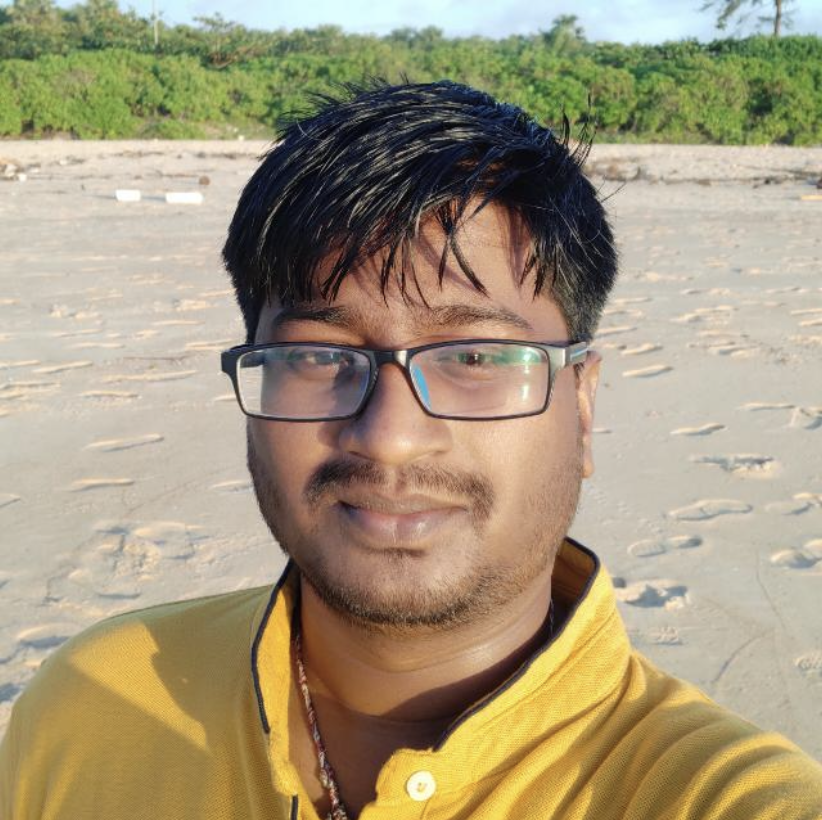
#> input picture src/app/calculate/YammanappaSir.png, 822 x 820 px
$ python create_mask.py
#> lines starting #> are read from the running program, lines starting #| are printed output that depends on the picture; after the words box and inside, x2 and y2 are one past the last pixel; in counts of white or black regions, pixels touching at a corner belong together
#!/usr/bin/env python3
"""
Generate a grayscale weight mask for face matching.
Bright areas (white) = important to match, Dark areas = less important
"""

import cv2
import numpy as np
import os

def create_face_mask(image_path, output_path, target_size=256):
    """
    Create a weight mask highlighting the face region.

    Args:
        image_path: Path to the source image
        output_path: Path to save the weight mask
        target_size: Output size (square)
    """
#> called with image_path = 'src/app/calculate/YammanappaSir.png', output_path = 'src/app/calculate/weights256.png', target_size = 256
    print(f"Loading image: {image_path}")

    # Load the image
    img = cv2.imread(image_path)
#> img is the input picture: shape (820, 822, 3); mean B, G, R 123, 150.8, 163.6
    if img is None:
        raise ValueError(f"Could not load image from {image_path}")

    print(f"Original image size: {img.shape[:2]}")
#| Original image size: (820, 822)

    # Convert to grayscale for face detection
    gray = cv2.cvtColor(img, cv2.COLOR_BGR2GRAY)
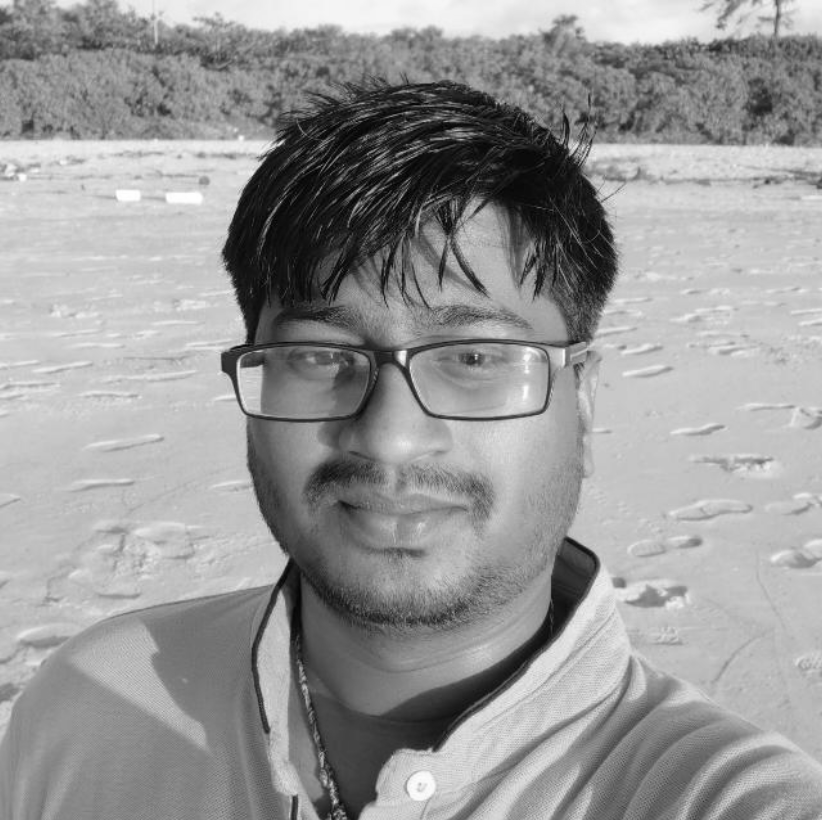
#> gray: shape (820, 822); min 1, max 255, mean 151.4

    # Create base mask (start with black background)
    mask = np.zeros((img.shape[0], img.shape[1]), dtype=np.float32)

    # Try to detect face
    print("Detecting face...")
    face_cascade = cv2.CascadeClassifier(cv2.data.haarcascades + 'haarcascade_frontalface_default.xml')
    faces = face_cascade.detectMultiScale(gray, scaleFactor=1.1, minNeighbors=5, minSize=(30, 30))
#> faces = [[192, 204, 401, 401]]

    if len(faces) > 0:
        print(f"Found {len(faces)} face(s)!")
#| Found 1 face(s)!
        # Use the largest face
        face = max(faces, key=lambda f: f[2] * f[3])
#> face = [192, 204, 401, 401]
        x, y, w, h = face
#> x = 192; y = 204; w = 401; h = 401

        print(f"Face location: x={x}, y={y}, width={w}, height={h}")
#| Face location: x=192, y=204, width=401, height=401

        # Calculate center of face
        center_x = x + w // 2
#> center_x = 392
        center_y = y + h // 2
#> center_y = 404

        print("Creating simple gradient mask...")

        # Create coordinate grids
        y_coords, x_coords = np.ogrid[:img.shape[0], :img.shape[1]]
#> y_coords = 820 values from 0 to 819

        # 1. Face zone (max brightness 255) - bigger to capture full face
        face_radius_x = int(w * 0.70)  # Increased from 0.55
#> face_radius_x = 280
        face_radius_y = int(h * 0.80)  # Increased from 0.65
#> face_radius_y = 320
        face_dist = np.sqrt(((x_coords - center_x) / face_radius_x) ** 2 +
                           ((y_coords - center_y) / face_radius_y) ** 2)
        face_zone = 255 * np.exp(-2.0 * face_dist ** 2)
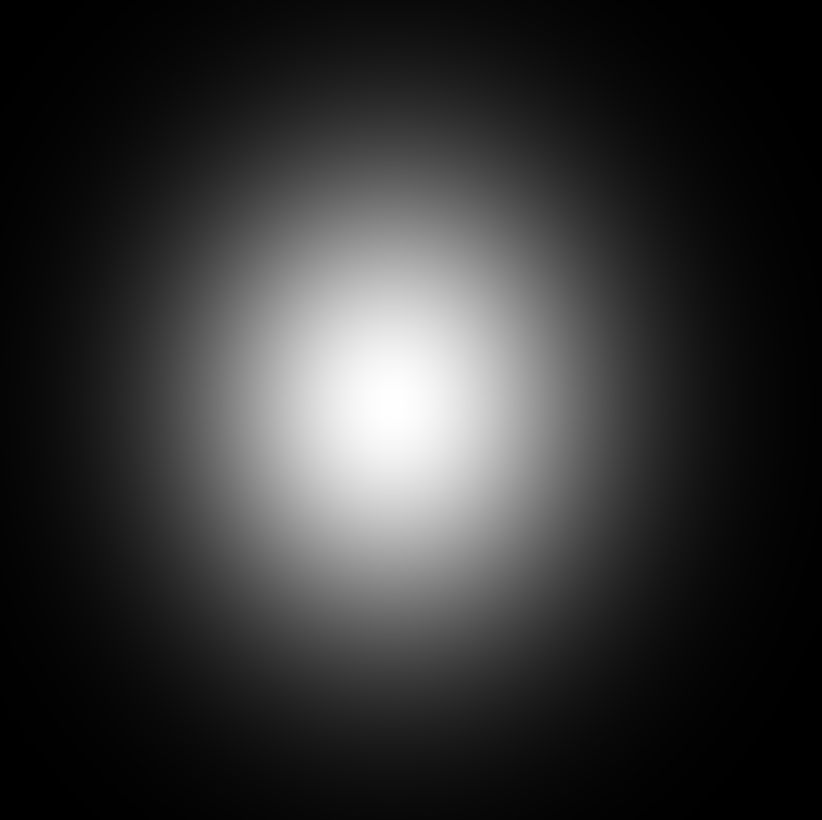
#> face_zone: shape (820, 822) float64; min 0.0807, max 255, mean 52.5

        # 2. Body/silhouette gradient (extends down and sides) - darker
        body_radius_x = int(w * 1.0)
#> body_radius_x = 401
        body_radius_y = int(h * 1.6)
#> body_radius_y = 641
        body_dist = np.sqrt(((x_coords - center_x) / body_radius_x) ** 2 +
                           ((y_coords - center_y) / body_radius_y) ** 2)
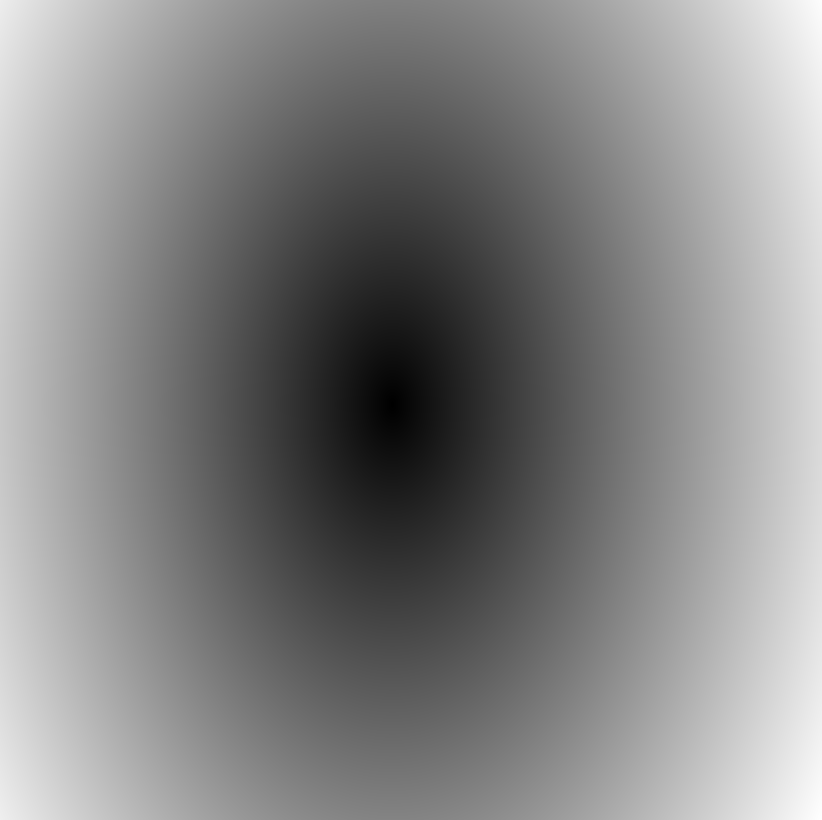
#> body_dist: shape (820, 822) float64; min 0, max 1.25, mean 0.648; drawn with min black and max white
        body_zone = 90 * np.exp(-1.5 * body_dist ** 2)  # Reduced from 120 and steeper falloff
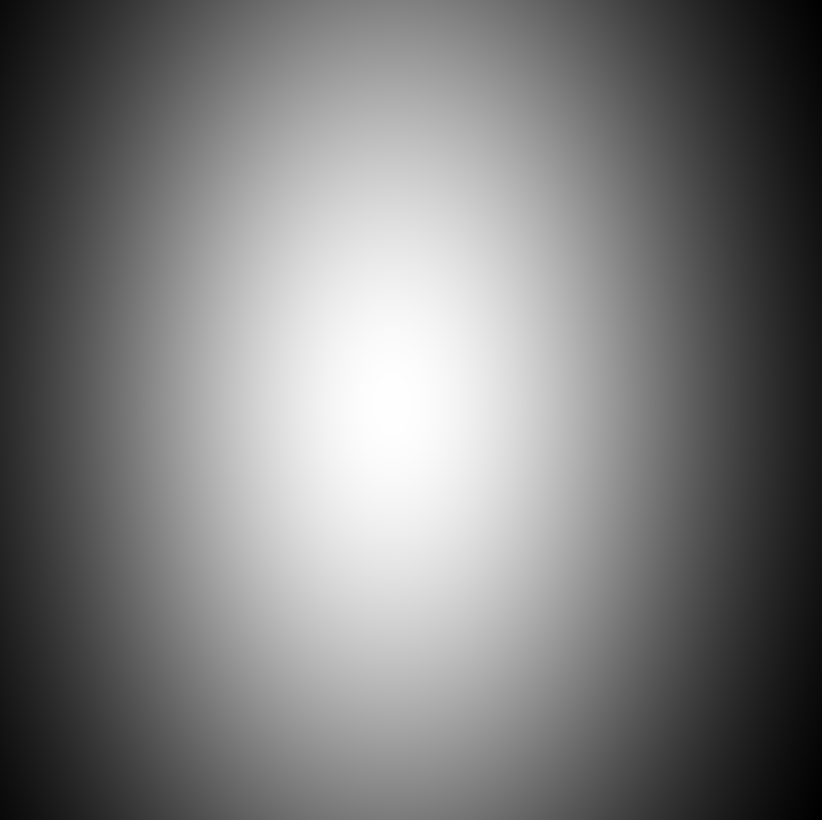
#> body_zone: shape (820, 822) float64; min 8.62, max 90, mean 48.6; drawn with min black and max white

        # Combine zones (take maximum)
        mask = np.maximum(face_zone, body_zone)
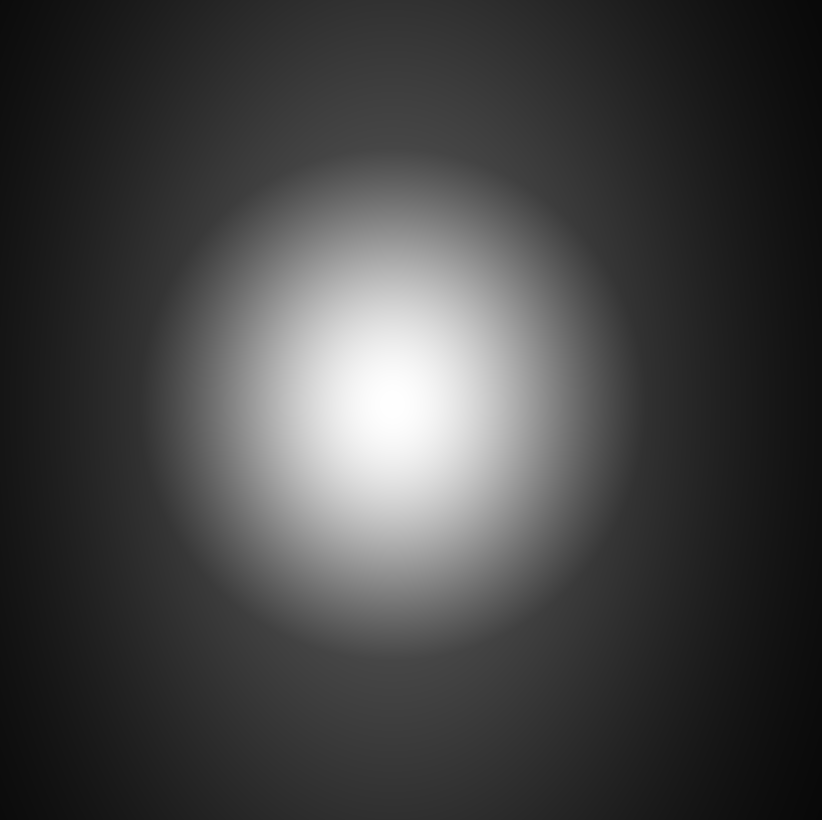
#> mask: shape (820, 822) float64; min 8.62, max 255, mean 66.9

    else:
        print("No face detected! Using simple center gradient as fallback...")
        # Fallback: simple center-weighted gradient
        center_y, center_x = img.shape[0] // 2, img.shape[1] // 2

        y_coords, x_coords = np.ogrid[:img.shape[0], :img.shape[1]]

        # Face center
        face_radius = min(img.shape[0], img.shape[1]) // 5
        face_dist = np.sqrt((x_coords - center_x) ** 2 + (y_coords - center_y) ** 2)
        face_zone = 255 * np.exp(-2.0 * (face_dist / face_radius) ** 2)

        # Body gradient
        body_radius = min(img.shape[0], img.shape[1]) // 2.5
        body_dist = np.sqrt((x_coords - center_x) ** 2 + (y_coords - center_y) ** 2)
        body_zone = 120 * np.exp(-1.2 * (body_dist / body_radius) ** 2)

        mask = np.maximum(face_zone, body_zone)

    # Clean up: set very low values to pure black
    mask = np.clip(mask, 0, 255)
    mask[mask < 15] = 0  # Background threshold
#> mask: shape (820, 822) float64; 2.91% of pixels changed, all inside (x1, y1, x2, y2) = (0, 0, 822, 820)
    mask = mask.astype(np.uint8)

    # Resize to target size
    print(f"Resizing mask to {target_size}x{target_size}")
    mask_resized = cv2.resize(mask, (target_size, target_size), interpolation=cv2.INTER_LINEAR)

    # Save the mask
    cv2.imwrite(output_path, mask_resized)
    print(f"✓ Mask saved to: {output_path}")

    # Create a visualization for preview
    preview_path = output_path.replace('.png', '_preview.png')

    # Resize original image to match
    img_resized = cv2.resize(img, (target_size, target_size))

    # Create colored overlay (red channel shows weight)
    overlay = img_resized.copy()
    overlay[:, :, 2] = cv2.addWeighted(overlay[:, :, 2], 0.6, mask_resized, 0.4, 0)
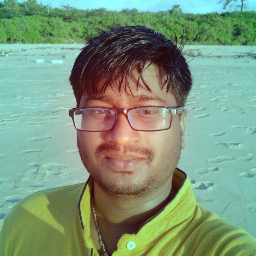
#> overlay: shape (256, 256, 3); mean B, G, R 122.9, 150.6, 124.5

    # Stack side by side: original | mask | overlay
    comparison = np.hstack([img_resized, cv2.cvtColor(mask_resized, cv2.COLOR_GRAY2BGR), overlay])
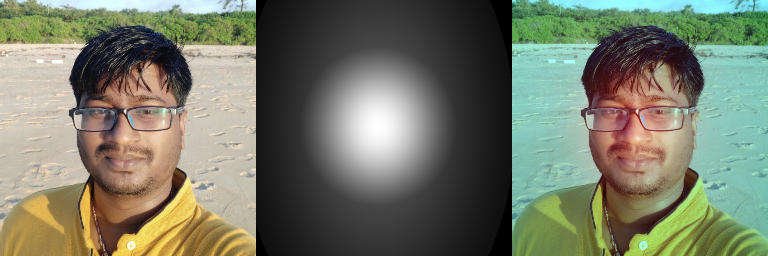
#> comparison: shape (256, 768, 3); mean B, G, R 103.9, 122.4, 118
    cv2.imwrite(preview_path, comparison)
    print(f"✓ Preview saved to: {preview_path}")

    # Print statistics
    print(f"\nMask Statistics:")
    print(f"  Min weight: {mask_resized.min()}")
#|   Min weight: 0
    print(f"  Max weight: {mask_resized.max()}")
#|   Max weight: 254
    print(f"  Mean weight: {mask_resized.mean():.1f}")
#|   Mean weight: 66.0

    return mask_resized


if __name__ == "__main__":
    # Paths
    source_image = "src/app/calculate/YammanappaSir.png"

    # Generate both 256 and 128 versions
    targets = [
        ("src/app/calculate/weights256.png", 256),
        ("src/app/calculate/weights128.png", 128),
    ]

    if not os.path.exists(source_image):
        print(f"ERROR: Source image not found at {source_image}")
        print("Please make sure YammanappaSir.png is in src/app/calculate/")
        exit(1)

    print("=" * 60)
    print("Creating Weight Masks for Yammanappa Sir's Image")
    print("=" * 60)

    try:
        for output_mask, size in targets:
            print(f"\n>>> Creating {size}x{size} mask...")
            mask = create_face_mask(source_image, output_mask, target_size=size)
            print(f"✓ {size}x{size} mask complete!")

        print("\n" + "=" * 60)
        print("✓ SUCCESS! All weight masks created.")
        print("=" * 60)
        print("\nFiles created:")
        print("  - src/app/calculate/weights256.png")
        print("  - src/app/calculate/weights128.png")
        print("\nPreviews:")
        print("  - src/app/calculate/weights256_preview.png")
        print("  - src/app/calculate/weights128_preview.png")
        print("\nNext steps:")
        print("1. Check the previews to verify the masks look good")
        print("2. Rebuild the app: cargo run --release")
        print("3. The bright areas will be matched more accurately in morphing")

    except Exception as e:
        print(f"\n✗ ERROR: {e}")
        import traceback
        traceback.print_exc()
